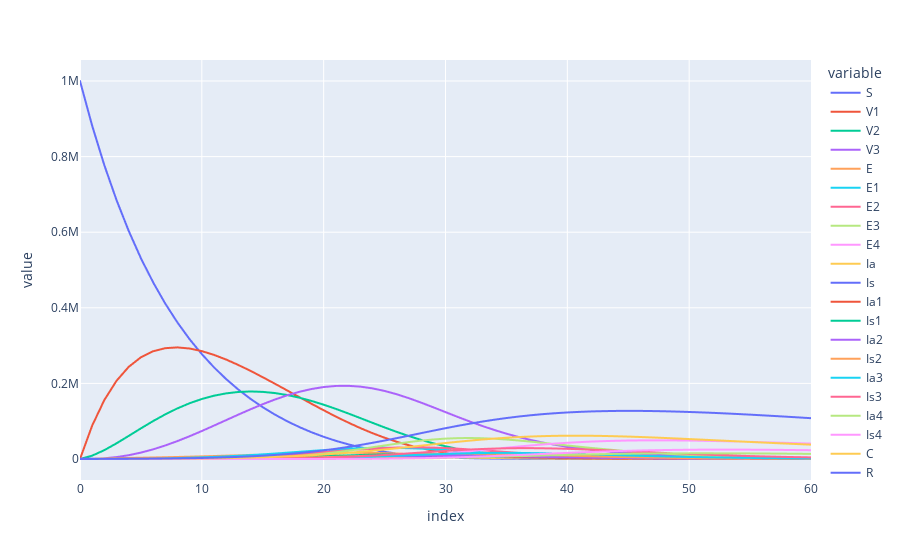

The notebook cell saved with this chart:
### Code cell
#Version3

from summer2 import CompartmentalModel
from summer2.functions.time import get_piecewise_scalar_function

import pandas as pd
pd.options.plotting.backend = "plotly"

# Create a model.
fassster3 = CompartmentalModel(
    times=[0, 60],
    compartments=["S", "V1", "V2", "V3", "E", "E1", "E2", "E3", "E4", "Ia", "Is", "Ia1", "Is1", "Ia2", "Is2", "Ia3", "Is3", "Ia4", "Is4", "C", "R"],
    infectious_compartments=["Ia", "Is", "Ia1", "Is1", "Ia2", "Is2", "Ia3", "Is3", "Ia4", "Is4"],
    timestep=1,
)

# Add people to the model.
fassster3.set_initial_population(distribution={"S": 1000000, "Ia": 100, "Is": 1000})

# Add birth rate (A)
fassster3.add_importation_flow("births", num_imported=12, dest="S", split_imports=True)

# Add universal/natural death rate (mu)
fassster3.add_universal_death_flows("natural_death", death_rate=0.02)

# Add diseased-induced death rate (varepsilon)
fassster3.add_death_flow("infection_death_Is", death_rate=0.01, source="Is") #\varepsilon_I
fassster3.add_death_flow("infection_death_Is1", death_rate=0.02, source="Is1") #\hat\varepsilon_I
fassster3.add_death_flow("infection_death_Is2", death_rate=0.03, source="Is2") #\tilde\hat\varepsilon_I
fassster3.add_death_flow("infection_death_Is4", death_rate=0.04, source="Is4") #\tilde\hat\varepsilon_I
fassster3.add_death_flow("infection_death_C", death_rate=0.05, source="C") #\varepsilon_T

# Add intercompartmental flows.

#vaccination
fassster3.add_transition_flow("vaccination_1stDose", fractional_rate=0.1, source="S", dest="V1") #tv_1
fassster3.add_transition_flow("vaccination_2ndDose", fractional_rate=0.1, source="V1", dest="V2") #tv_2
fassster3.add_transition_flow("vaccination_Booster", fractional_rate=0.1, source="V2", dest="V3") #tv_3
fassster3.add_transition_flow("vaccination_SingleDose", fractional_rate=0.005, source="S", dest="V2") #j

#infection
fassster3.add_infection_frequency_flow(name="infection_S", contact_rate=1.2, source="S", dest="E") #\beta
fassster3.add_infection_frequency_flow(name="infection_V1", contact_rate=1.0, source="V1", dest="E1") #k_1 \beta
fassster3.add_infection_frequency_flow(name="infection_V2", contact_rate=0.8, source="V2", dest="E2") #k_2 \beta
fassster3.add_infection_frequency_flow(name="infection_V3", contact_rate=0.6, source="V3", dest="E3") #k_3 \beta
fassster3.add_infection_frequency_flow(name="infection_R", contact_rate=0.4, source="R", dest="E4") #k_4 \beta

#incubation
fassster3.add_transition_flow("split_asymptomatic_E", fractional_rate=0.1, source="E", dest="Ia") #alpha_a
fassster3.add_transition_flow("split_symptomatic_E", fractional_rate=0.1, source="E", dest="Is") #alpha_s
fassster3.add_transition_flow("split_asymptomatic_E1", fractional_rate=0.1, source="E1", dest="Ia1") #alpha_a,1
fassster3.add_transition_flow("split_symptomatic_E1", fractional_rate=0.1, source="E1", dest="Is1") #alpha_s,1
fassster3.add_transition_flow("split_asymptomatic_E2", fractional_rate=0.1, source="E2", dest="Ia2") #alpha_a,2
fassster3.add_transition_flow("split_symptomatic_E2", fractional_rate=0.1, source="E2", dest="Is2") #alpha_s,2
fassster3.add_transition_flow("split_asymptomatic_E3", fractional_rate=0.1, source="E3", dest="Ia3") #alpha_a,3
fassster3.add_transition_flow("split_symptomatic_E3", fractional_rate=0.1, source="E3", dest="Is3") #alpha_s,3
fassster3.add_transition_flow("split_asymptomatic_E4", fractional_rate=0.1, source="E4", dest="Ia4") #alpha_a,4
fassster3.add_transition_flow("split_symptomatic_E4", fractional_rate=0.1, source="E4", dest="Is4") #alpha_s,4

#transition from presymptomatic to symptomatic
fassster3.add_transition_flow("P_to_S_0", fractional_rate=0.1, source="Ia", dest="Is") #omega
fassster3.add_transition_flow("P_to_S_1", fractional_rate=0.1, source="Ia1", dest="Is1") #omega
fassster3.add_transition_flow("P_to_S_2", fractional_rate=0.1, source="Ia2", dest="Is2") #omega
fassster3.add_transition_flow("P_to_S_3", fractional_rate=0.1, source="Ia3", dest="Is3") #omega
fassster3.add_transition_flow("P_to_S_4", fractional_rate=0.1, source="Ia4", dest="Is4") #omega

#detection
fassster3.add_transition_flow("Ia_to_C", fractional_rate=0.1, source="Ia", dest="C") #delta_a
fassster3.add_transition_flow("Is_to_C", fractional_rate=0.1, source="Is", dest="C") #delta_s
fassster3.add_transition_flow("Ia1_to_C", fractional_rate=0.1, source="Ia1", dest="C") #delta_a,1
fassster3.add_transition_flow("Is1_to_C", fractional_rate=0.1, source="Is1", dest="C") #delta_s,1
fassster3.add_transition_flow("Ia2_to_C", fractional_rate=0.1, source="Ia2", dest="C") #delta_a,2
fassster3.add_transition_flow("Is2_to_C", fractional_rate=0.1, source="Is2", dest="C") #delta_s,2
fassster3.add_transition_flow("Ia3_to_C", fractional_rate=0.1, source="Ia3", dest="C") #delta_a,3
fassster3.add_transition_flow("Is3_to_C", fractional_rate=0.1, source="Is3", dest="C") #delta_s,3
fassster3.add_transition_flow("Ia4_to_C", fractional_rate=0.1, source="Ia4", dest="C") #delta_a,4
fassster3.add_transition_flow("Is4_to_C", fractional_rate=0.1, source="Is4", dest="C") #delta_s,4

#recovery
fassster3.add_transition_flow("recovery_Ia", fractional_rate=0.1, source="Ia", dest="R") #theta_a
fassster3.add_transition_flow("recovery_Is", fractional_rate=0.1, source="Is", dest="R") #theta_s
fassster3.add_transition_flow("recovery_Ia1", fractional_rate=0.1, source="Ia1", dest="R") #theta_a
fassster3.add_transition_flow("recovery_Is1", fractional_rate=0.1, source="Is1", dest="R") #theta_s
fassster3.add_transition_flow("recovery_Ia2", fractional_rate=0.1, source="Ia2", dest="R") #theta_a
fassster3.add_transition_flow("recovery_Is2", fractional_rate=0.1, source="Is2", dest="R") #theta_s
fassster3.add_transition_flow("recovery_Ia3", fractional_rate=0.1, source="Ia3", dest="R") #theta_a
fassster3.add_transition_flow("recovery_Is3", fractional_rate=0.1, source="Is3", dest="R") #theta_s
fassster3.add_transition_flow("recovery_Ia4", fractional_rate=0.1, source="Ia4", dest="R") #theta_a
fassster3.add_transition_flow("recovery_Is4", fractional_rate=0.1, source="Is4", dest="R") #theta_s
fassster3.add_transition_flow("recovery_C", fractional_rate=0.1, source="C", dest="R") #r

# Run the model
fassster3.run()

# Plot the model results.
fassster3.get_outputs_df().plot()

### Figure 1 — Plotly figure (JSON) as saved in the notebook; plotly's stock layout.template omitted (floating-point values rounded to 4 significant figures)
{"data": [{"hovertemplate": "variable=S<br>index=%{x}<br>value=%{y}<extra></extra>", "legendgroup": "S", "line": {"color": "#636efa", "dash": "solid"}, "marker": {"symbol": "circle"}, "mode": "lines", "name": "S", "showlegend": true, "type": "scattergl", "x": [0, 1, 2, 3, 4, 5, 6, 7, 8, 9, 10, 11, 12, 13, 14, 15, 16, 17, 18, 19, 20, 21, 22, 23, 24, 25, 26, 27, 28, 29, 30, 31, 32, 33, 34, 35, 36, 37, 38, 39, 40, 41, 42, 43, 44, 45, 46, 47, 48, 49, 50, 51, 52, 53, 54, 55, 56, 57, 58, 59, 60], "xaxis": "x", "y": [1000000, 881400.0, 776900.0, 684700.0, 603200.0, 531200.0, 467400.0, 411000.0, 361000.0, 316700.0, 277300.0, 242400.0, 211300.0, 183600.0, 159000.0, 137000.0, 117400.0, 100000.0, 84500.0, 70780.0, 58680.0, 48100.0, 38920.0, 31060.0, 24410.0, 18890.0, 14380.0, 10760.0, 7930.0, 5753.0, 4114.0, 2905.0, 2030.0, 1406.0, 968.7, 665.9, 458.4, 317.5, 222.4, 158.6, 116.0, 87.54, 68.61, 56.02, 47.68, 42.17, 38.55, 36.2, 34.7, 33.77, 33.23, 32.95, 32.84, 32.85, 32.93, 33.07, 33.23, 33.42, 33.61, 33.8, 33.99], "yaxis": "y"}, {"hovertemplate": "variable=V1<br>index=%{x}<br>value=%{y}<extra></extra>", "legendgroup": "V1", "line": {"color": "#EF553B", "dash": "solid"}, "marker": {"symbol": "circle"}, "mode": "lines", "name": "V1", "showlegend": true, "type": "scattergl", "x": [0, 1, 2, 3, 4, 5, 6, 7, 8, 9, 10, 11, 12, 13, 14, 15, 16, 17, 18, 19, 20, 21, 22, 23, 24, 25, 26, 27, 28, 29, 30, 31, 32, 33, 34, 35, 36, 37, 38, 39, 40, 41, 42, 43, 44, 45, 46, 47, 48, 49, 50, 51, 52, 53, 54, 55, 56, 57, 58, 59, 60], "xaxis": "x", "y": [0, 88370.0, 156200.0, 207000.0, 243800.0, 269100.0, 285000.0, 293200.0, 295200.0, 292300.0, 285400.0, 275400.0, 263000.0, 248700.0, 233000.0, 216400.0, 199100.0, 181400.0, 163700.0, 146100.0, 128900.0, 112300.0, 96600.0, 81900.0, 68410.0, 56260.0, 45540.0, 36290.0, 28460.0, 22000.0, 16760.0, 12600.0, 9370.0, 6896.0, 5032.0, 3647.0, 2628.0, 1887.0, 1352.0, 967.5, 692.5, 496.3, 356.7, 257.4, 186.7, 136.4, 100.5, 74.98, 56.71, 43.65, 34.3, 27.6, 22.8, 19.36, 16.91, 15.16, 13.93, 13.07, 12.47, 12.07, 11.81], "yaxis": "y"}, {"hovertemplate": "variable=V2<br>index=%{x}<br>value=%{y}<extra></extra>", "legendgroup": "V2", "line": {"color": "#00cc96", "dash": "solid"}, "marker": {"symbol": "circle"}, "mode": "lines", "name": "V2", "showlegend": true, "type": "scattergl", "x": [0, 1, 2, 3, 4, 5, 6, 7, 8, 9, 10, 11, 12, 13, 14, 15, 16, 17, 18, 19, 20, 21, 22, 23, 24, 25, 26, 27, 28, 29, 30, 31, 32, 33, 34, 35, 36, 37, 38, 39, 40, 41, 42, 43, 44, 45, 46, 47, 48, 49, 50, 51, 52, 53, 54, 55, 56, 57, 58, 59, 60], "xaxis": "x", "y": [0, 8842.0, 23460.0, 41490.0, 61150.0, 81070.0, 100300.0, 118100.0, 133900.0, 147500.0, 158700.0, 167500.0, 173600.0, 177300.0, 178600.0, 177600.0, 174400.0, 169300.0, 162300.0, 153700.0, 143700.0, 132600.0, 120700.0, 108300.0, 95830.0, 83520.0, 71700.0, 60630.0, 50530.0, 41520.0, 33660.0, 26950.0, 21350.0, 16740.0, 13020.0, 10050.0, 7711.0, 5891.0, 4484.0, 3405.0, 2581.0, 1955.0, 1481.0, 1122.0, 850.2, 645.3, 490.5, 373.5, 285.0, 218.0, 167.2, 128.6, 99.33, 77.03, 60.04, 47.08, 37.18, 29.62, 23.84, 19.41, 16.03], "yaxis": "y"}, {"hovertemplate": "variable=V3<br>index=%{x}<br>value=%{y}<extra></extra>", "legendgroup": "V3", "line": {"color": "#ab63fa", "dash": "solid"}, "marker": {"symbol": "circle"}, "mode": "lines", "name": "V3", "showlegend": true, "type": "scattergl", "x": [0, 1, 2, 3, 4, 5, 6, 7, 8, 9, 10, 11, 12, 13, 14, 15, 16, 17, 18, 19, 20, 21, 22, 23, 24, 25, 26, 27, 28, 29, 30, 31, 32, 33, 34, 35, 36, 37, 38, 39, 40, 41, 42, 43, 44, 45, 46, 47, 48, 49, 50, 51, 52, 53, 54, 55, 56, 57, 58, 59, 60], "xaxis": "x", "y": [0, 380.0, 1936.0, 5094.0, 10060.0, 16900.0, 25520.0, 35790.0, 47470.0, 60320.0, 74060.0, 88370.0, 102900.0, 117500.0, 131600.0, 145000.0, 157400.0, 168400.0, 177700.0, 185200.0, 190400.0, 193200.0, 193600.0, 191500.0, 186900.0, 180100.0, 171200.0, 160800.0, 149200.0, 136800.0, 124000.0, 111400.0, 99140.0, 87560.0, 76810.0, 67010.0, 58200.0, 50360.0, 43470.0, 37460.0, 32240.0, 27730.0, 23850.0, 20530.0, 17670.0, 15230.0, 13140.0, 11350.0, 9818.0, 8504.0, 7375.0, 6405.0, 5570.0, 4850.0, 4228.0, 3691.0, 3225.0, 2822.0, 2471.0, 2166.0, 1900.0], "yaxis": "y"}, {"hovertemplate": "variable=E<br>index=%{x}<br>value=%{y}<extra></extra>", "legendgroup": "E", "line": {"color": "#FFA15A", "dash": "solid"}, "marker": {"symbol": "circle"}, "mode": "lines", "name": "E", "showlegend": true, "type": "scattergl", "x": [0, 1, 2, 3, 4, 5, 6, 7, 8, 9, 10, 11, 12, 13, 14, 15, 16, 17, 18, 19, 20, 21, 22, 23, 24, 25, 26, 27, 28, 29, 30, 31, 32, 33, 34, 35, 36, 37, 38, 39, 40, 41, 42, 43, 44, 45, 46, 47, 48, 49, 50, 51, 52, 53, 54, 55, 56, 57, 58, 59, 60], "xaxis": "x", "y": [0, 1029.0, 1726.0, 2298.0, 2842.0, 3403.0, 4004.0, 4657.0, 5369.0, 6141.0, 6975.0, 7867.0, 8811.0, 9796.0, 10810.0, 11830.0, 12830.0, 13780.0, 14650.0, 15390.0, 15970.0, 16350.0, 16500.0, 16390.0, 16020.0, 15400.0, 14560.0, 13530.0, 12360.0, 11120.0, 9851.0, 8608.0, 7427.0, 6338.0, 5356.0, 4489.0, 3737.0, 3092.0, 2547.0, 2091.0, 1712.0, 1398.0, 1141.0, 931.0, 759.5, 620.2, 507.2, 415.7, 341.8, 282.0, 233.8, 195.0, 163.6, 138.4, 118.1, 101.7, 88.53, 77.91, 69.37, 62.48, 56.94], "yaxis": "y"}, {"hovertemplate": "variable=E1<br>index=%{x}<br>value=%{y}<extra></extra>", "legendgroup": "E1", "line": {"color": "#19d3f3", "dash": "solid"}, "marker": {"symbol": "circle"}, "mode": "lines", "name": "E1", "showlegend": true, "type": "scattergl", "x": [0, 1, 2, 3, 4, 5, 6, 7, 8, 9, 10, 11, 12, 13, 14, 15, 16, 17, 18, 19, 20, 21, 22, 23, 24, 25, 26, 27, 28, 29, 30, 31, 32, 33, 34, 35, 36, 37, 38, 39, 40, 41, 42, 43, 44, 45, 46, 47, 48, 49, 50, 51, 52, 53, 54, 55, 56, 57, 58, 59, 60], "xaxis": "x", "y": [0, 42.85, 148.4, 312.4, 546.8, 867.5, 1291.0, 1836.0, 2518.0, 3354.0, 4361.0, 5553.0, 6939.0, 8526.0, 10310.0, 12280.0, 14420.0, 16670.0, 18990.0, 21310.0, 23530.0, 25560.0, 27290.0, 28630.0, 29480.0, 29790.0, 29530.0, 28720.0, 27420.0, 25700.0, 23680.0, 21460.0, 19160.0, 16870.0, 14680.0, 12630.0, 10760.0, 9089.0, 7623.0, 6355.0, 5269.0, 4350.0, 3577.0, 2932.0, 2397.0, 1956.0, 1592.0, 1295.0, 1051.0, 853.2, 691.9, 560.9, 454.7, 368.7, 299.1, 242.8, 197.4, 160.7, 131.1, 107.3, 88.1], "yaxis": "y"}, {"hovertemplate": "variable=E2<br>index=%{x}<br>value=%{y}<extra></extra>", "legendgroup": "E2", "line": {"color": "#FF6692", "dash": "solid"}, "marker": {"symbol": "circle"}, "mode": "lines", "name": "E2", "showlegend": true, "type": "scattergl", "x": [0, 1, 2, 3, 4, 5, 6, 7, 8, 9, 10, 11, 12, 13, 14, 15, 16, 17, 18, 19, 20, 21, 22, 23, 24, 25, 26, 27, 28, 29, 30, 31, 32, 33, 34, 35, 36, 37, 38, 39, 40, 41, 42, 43, 44, 45, 46, 47, 48, 49, 50, 51, 52, 53, 54, 55, 56, 57, 58, 59, 60], "xaxis": "x", "y": [0, 2.859, 14.03, 38.81, 85.19, 163.8, 288.1, 473.8, 739.6, 1107.0, 1599.0, 2242.0, 3062.0, 4086.0, 5336.0, 6832.0, 8582.0, 10590.0, 12820.0, 15250.0, 17820.0, 20440.0, 22990.0, 25380.0, 27450.0, 29110.0, 30250.0, 30800.0, 30730.0, 30080.0, 28890.0, 27270.0, 25300.0, 23120.0, 20830.0, 18530.0, 16290.0, 14180.0, 12220.0, 10460.0, 8883.0, 7500.0, 6297.0, 5263.0, 4381.0, 3634.0, 3005.0, 2478.0, 2038.0, 1673.0, 1371.0, 1122.0, 917.0, 748.4, 610.3, 497.2, 404.8, 329.4, 268.0, 217.9, 177.2], "yaxis": "y"}, {"hovertemplate": "variable=E3<br>index=%{x}<br>value=%{y}<extra></extra>", "legendgroup": "E3", "line": {"color": "#B6E880", "dash": "solid"}, "marker": {"symbol": "circle"}, "mode": "lines", "name": "E3", "showlegend": true, "type": "scattergl", "x": [0, 1, 2, 3, 4, 5, 6, 7, 8, 9, 10, 11, 12, 13, 14, 15, 16, 17, 18, 19, 20, 21, 22, 23, 24, 25, 26, 27, 28, 29, 30, 31, 32, 33, 34, 35, 36, 37, 38, 39, 40, 41, 42, 43, 44, 45, 46, 47, 48, 49, 50, 51, 52, 53, 54, 55, 56, 57, 58, 59, 60], "xaxis": "x", "y": [0, 0.06594, 0.6404, 2.699, 8.1, 20.04, 43.54, 86.1, 158.3, 274.9, 455.2, 724.4, 1114.0, 1663.0, 2418.0, 3429.0, 4755.0, 6453.0, 8579.0, 11180.0, 14270.0, 17860.0, 21920.0, 26350.0, 31040.0, 35820.0, 40480.0, 44820.0, 48620.0, 51700.0, 53930.0, 55220.0, 55570.0, 55000.0, 53630.0, 51560.0, 48940.0, 45920.0, 42650.0, 39240.0, 35800.0, 32430.0, 29190.0, 26120.0, 23260.0, 20630.0, 18220.0, 16050.0, 14090.0, 12340.0, 10790.0, 9418.0, 8209.0, 7147.0, 6217.0, 5404.0, 4696.0, 4079.0, 3542.0, 3076.0, 2672.0], "yaxis": "y"}, {"hovertemplate": "variable=E4<br>index=%{x}<br>value=%{y}<extra></extra>", "legendgroup": "E4", "line": {"color": "#FF97FF", "dash": "solid"}, "marker": {"symbol": "circle"}, "mode": "lines", "name": "E4", "showlegend": true, "type": "scattergl", "x": [0, 1, 2, 3, 4, 5, 6, 7, 8, 9, 10, 11, 12, 13, 14, 15, 16, 17, 18, 19, 20, 21, 22, 23, 24, 25, 26, 27, 28, 29, 30, 31, 32, 33, 34, 35, 36, 37, 38, 39, 40, 41, 42, 43, 44, 45, 46, 47, 48, 49, 50, 51, 52, 53, 54, 55, 56, 57, 58, 59, 60], "xaxis": "x", "y": [0, 0.01974, 0.07428, 0.1763, 0.3598, 0.6847, 1.25, 2.216, 3.839, 6.525, 10.91, 17.96, 29.17, 46.75, 73.97, 115.5, 178.2, 271.2, 407.3, 603.0, 879.8, 1264.0, 1786.0, 2482.0, 3387.0, 4538.0, 5966.0, 7694.0, 9729.0, 12070.0, 14680.0, 17520.0, 20550.0, 23680.0, 26840.0, 29970.0, 32990.0, 35830.0, 38450.0, 40810.0, 42890.0, 44670.0, 46140.0, 47310.0, 48210.0, 48830.0, 49210.0, 49360.0, 49320.0, 49110.0, 48740.0, 48240.0, 47640.0, 46940.0, 46170.0, 45350.0, 44480.0, 43570.0, 42640.0, 41690.0, 40740.0], "yaxis": "y"}, {"hovertemplate": "variable=Ia<br>index=%{x}<br>value=%{y}<extra></extra>", "legendgroup": "Ia", "line": {"color": "#FECB52", "dash": "solid"}, "marker": {"symbol": "circle"}, "mode": "lines", "name": "Ia", "showlegend": true, "type": "scattergl", "x": [0, 1, 2, 3, 4, 5, 6, 7, 8, 9, 10, 11, 12, 13, 14, 15, 16, 17, 18, 19, 20, 21, 22, 23, 24, 25, 26, 27, 28, 29, 30, 31, 32, 33, 34, 35, 36, 37, 38, 39, 40, 41, 42, 43, 44, 45, 46, 47, 48, 49, 50, 51, 52, 53, 54, 55, 56, 57, 58, 59, 60], "xaxis": "x", "y": [100, 122.5, 209.9, 326.3, 458.1, 601.0, 754.4, 919.5, 1098.0, 1291.0, 1500.0, 1726.0, 1969.0, 2228.0, 2502.0, 2787.0, 3082.0, 3379.0, 3673.0, 3955.0, 4216.0, 4447.0, 4637.0, 4776.0, 4856.0, 4871.0, 4818.0, 4699.0, 4518.0, 4283.0, 4005.0, 3695.0, 3366.0, 3030.0, 2697.0, 2377.0, 2076.0, 1797.0, 1544.0, 1318.0, 1119.0, 944.2, 793.4, 664.0, 553.9, 460.7, 382.4, 316.8, 262.2, 216.8, 179.4, 148.4, 123.0, 102.2, 85.08, 71.12, 59.73, 50.46, 42.91, 36.77, 31.79], "yaxis": "y"}, {"hovertemplate": "variable=Is<br>index=%{x}<br>value=%{y}<extra></extra>", "legendgroup": "Is", "line": {"color": "#636efa", "dash": "solid"}, "marker": {"symbol": "circle"}, "mode": "lines", "name": "Is", "showlegend": true, "type": "scattergl", "x": [0, 1, 2, 3, 4, 5, 6, 7, 8, 9, 10, 11, 12, 13, 14, 15, 16, 17, 18, 19, 20, 21, 22, 23, 24, 25, 26, 27, 28, 29, 30, 31, 32, 33, 34, 35, 36, 37, 38, 39, 40, 41, 42, 43, 44, 45, 46, 47, 48, 49, 50, 51, 52, 53, 54, 55, 56, 57, 58, 59, 60], "xaxis": "x", "y": [1000, 839.1, 792.7, 820.7, 902.4, 1027.0, 1188.0, 1384.0, 1612.0, 1871.0, 2162.0, 2485.0, 2838.0, 3221.0, 3632.0, 4066.0, 4520.0, 4985.0, 5455.0, 5918.0, 6361.0, 6770.0, 7130.0, 7426.0, 7645.0, 7776.0, 7810.0, 7746.0, 7584.0, 7333.0, 7003.0, 6608.0, 6165.0, 5690.0, 5198.0, 4705.0, 4223.0, 3759.0, 3323.0, 2918.0, 2546.0, 2210.0, 1909.0, 1642.0, 1407.0, 1201.0, 1022.0, 866.9, 733.8, 620.0, 522.9, 440.5, 370.7, 311.9, 262.4, 220.9, 186.1, 157.1, 133.0, 112.9, 96.19], "yaxis": "y"}, {"hovertemplate": "variable=Ia1<br>index=%{x}<br>value=%{y}<extra></extra>", "legendgroup": "Ia1", "line": {"color": "#EF553B", "dash": "solid"}, "marker": {"symbol": "circle"}, "mode": "lines", "name": "Ia1", "showlegend": true, "type": "scattergl", "x": [0, 1, 2, 3, 4, 5, 6, 7, 8, 9, 10, 11, 12, 13, 14, 15, 16, 17, 18, 19, 20, 21, 22, 23, 24, 25, 26, 27, 28, 29, 30, 31, 32, 33, 34, 35, 36, 37, 38, 39, 40, 41, 42, 43, 44, 45, 46, 47, 48, 49, 50, 51, 52, 53, 54, 55, 56, 57, 58, 59, 60], "xaxis": "x", "y": [0, 1.391, 9.037, 26.2, 55.77, 101.1, 165.9, 254.6, 371.7, 521.9, 710.2, 941.2, 1220.0, 1550.0, 1934.0, 2374.0, 2870.0, 3419.0, 4014.0, 4645.0, 5298.0, 5954.0, 6592.0, 7186.0, 7710.0, 8139.0, 8452.0, 8632.0, 8670.0, 8568.0, 8331.0, 7977.0, 7526.0, 7001.0, 6428.0, 5830.0, 5228.0, 4640.0, 4080.0, 3557.0, 3076.0, 2642.0, 2255.0, 1914.0, 1616.0, 1358.0, 1137.0, 947.7, 787.7, 652.7, 539.5, 444.9, 366.1, 300.7, 246.7, 202.1, 165.4, 135.3, 110.6, 90.44, 73.96], "yaxis": "y"}, {"hovertemplate": "variable=Is1<br>index=%{x}<br>value=%{y}<extra></extra>", "legendgroup": "Is1", "line": {"color": "#00cc96", "dash": "solid"}, "marker": {"symbol": "circle"}, "mode": "lines", "name": "Is1", "showlegend": true, "type": "scattergl", "x": [0, 1, 2, 3, 4, 5, 6, 7, 8, 9, 10, 11, 12, 13, 14, 15, 16, 17, 18, 19, 20, 21, 22, 23, 24, 25, 26, 27, 28, 29, 30, 31, 32, 33, 34, 35, 36, 37, 38, 39, 40, 41, 42, 43, 44, 45, 46, 47, 48, 49, 50, 51, 52, 53, 54, 55, 56, 57, 58, 59, 60], "xaxis": "x", "y": [0, 1.45, 9.79, 29.36, 64.31, 119.4, 200.3, 312.9, 464.2, 661.2, 911.4, 1222.0, 1601.0, 2055.0, 2590.0, 3210.0, 3917.0, 4708.0, 5578.0, 6516.0, 7505.0, 8521.0, 9537.0, 10520.0, 11430.0, 12230.0, 12890.0, 13370.0, 13670.0, 13760.0, 13640.0, 13340.0, 12870.0, 12250.0, 11530.0, 10720.0, 9868.0, 8994.0, 8124.0, 7278.0, 6471.0, 5714.0, 5014.0, 4374.0, 3796.0, 3278.0, 2819.0, 2414.0, 2059.0, 1750.0, 1483.0, 1254.0, 1056.0, 888.2, 745.1, 623.7, 521.2, 434.9, 362.3, 301.4, 250.6], "yaxis": "y"}, {"hovertemplate": "variable=Ia2<br>index=%{x}<br>value=%{y}<extra></extra>", "legendgroup": "Ia2", "line": {"color": "#ab63fa", "dash": "solid"}, "marker": {"symbol": "circle"}, "mode": "lines", "name": "Ia2", "showlegend": true, "type": "scattergl", "x": [0, 1, 2, 3, 4, 5, 6, 7, 8, 9, 10, 11, 12, 13, 14, 15, 16, 17, 18, 19, 20, 21, 22, 23, 24, 25, 26, 27, 28, 29, 30, 31, 32, 33, 34, 35, 36, 37, 38, 39, 40, 41, 42, 43, 44, 45, 46, 47, 48, 49, 50, 51, 52, 53, 54, 55, 56, 57, 58, 59, 60], "xaxis": "x", "y": [0, 0.08353, 0.7333, 2.728, 7.203, 15.79, 30.71, 54.82, 91.69, 145.6, 221.7, 325.6, 463.9, 643.5, 871.6, 1155.0, 1501.0, 1913.0, 2394.0, 2944.0, 3558.0, 4227.0, 4934.0, 5660.0, 6378.0, 7059.0, 7672.0, 8188.0, 8583.0, 8837.0, 8942.0, 8895.0, 8706.0, 8390.0, 7968.0, 7465.0, 6904.0, 6311.0, 5707.0, 5109.0, 4533.0, 3988.0, 3482.0, 3020.0, 2602.0, 2230.0, 1901.0, 1613.0, 1363.0, 1147.0, 962.3, 804.6, 670.8, 557.7, 462.6, 382.9, 316.3, 260.8, 214.7, 176.5, 144.9], "yaxis": "y"}, {"hovertemplate": "variable=Is2<br>index=%{x}<br>value=%{y}<extra></extra>", "legendgroup": "Is2", "line": {"color": "#FFA15A", "dash": "solid"}, "marker": {"symbol": "circle"}, "mode": "lines", "name": "Is2", "showlegend": true, "type": "scattergl", "x": [0, 1, 2, 3, 4, 5, 6, 7, 8, 9, 10, 11, 12, 13, 14, 15, 16, 17, 18, 19, 20, 21, 22, 23, 24, 25, 26, 27, 28, 29, 30, 31, 32, 33, 34, 35, 36, 37, 38, 39, 40, 41, 42, 43, 44, 45, 46, 47, 48, 49, 50, 51, 52, 53, 54, 55, 56, 57, 58, 59, 60], "xaxis": "x", "y": [0, 0.08685, 0.7881, 3.014, 8.147, 18.22, 36.05, 65.35, 110.8, 178.3, 274.7, 408.0, 587.4, 823.0, 1125.0, 1505.0, 1973.0, 2538.0, 3205.0, 3978.0, 4854.0, 5823.0, 6868.0, 7965.0, 9081.0, 10180.0, 11210.0, 12140.0, 12930.0, 13530.0, 13940.0, 14130.0, 14110.0, 13880.0, 13480.0, 12910.0, 12230.0, 11450.0, 10610.0, 9740.0, 8862.0, 7998.0, 7165.0, 6375.0, 5636.0, 4955.0, 4332.0, 3770.0, 3265.0, 2816.0, 2420.0, 2072.0, 1768.0, 1504.0, 1276.0, 1079.0, 910.9, 767.0, 644.5, 540.4, 452.3], "yaxis": "y"}, {"hovertemplate": "variable=Ia3<br>index=%{x}<br>value=%{y}<extra></extra>", "legendgroup": "Ia3", "line": {"color": "#19d3f3", "dash": "solid"}, "marker": {"symbol": "circle"}, "mode": "lines", "name": "Ia3", "showlegend": true, "type": "scattergl", "x": [0, 1, 2, 3, 4, 5, 6, 7, 8, 9, 10, 11, 12, 13, 14, 15, 16, 17, 18, 19, 20, 21, 22, 23, 24, 25, 26, 27, 28, 29, 30, 31, 32, 33, 34, 35, 36, 37, 38, 39, 40, 41, 42, 43, 44, 45, 46, 47, 48, 49, 50, 51, 52, 53, 54, 55, 56, 57, 58, 59, 60], "xaxis": "x", "y": [0, 0.001499, 0.02636, 0.1509, 0.5507, 1.569, 3.808, 8.24, 16.35, 30.3, 53.11, 88.91, 143.1, 222.8, 336.5, 494.8, 710.1, 996.2, 1368.0, 1841.0, 2429.0, 3144.0, 3991.0, 4972.0, 6075.0, 7283.0, 8566.0, 9883.0, 11190.0, 12430.0, 13560.0, 14520.0, 15290.0, 15840.0, 16150.0, 16230.0, 16080.0, 15730.0, 15210.0, 14540.0, 13760.0, 12900.0, 12000.0, 11070.0, 10140.0, 9237.0, 8363.0, 7532.0, 6753.0, 6029.0, 5363.0, 4755.0, 4203.0, 3706.0, 3260.0, 2862.0, 2508.0, 2194.0, 1918.0, 1674.0, 1460.0], "yaxis": "y"}, {"hovertemplate": "variable=Is3<br>index=%{x}<br>value=%{y}<extra></extra>", "legendgroup": "Is3", "line": {"color": "#FF6692", "dash": "solid"}, "marker": {"symbol": "circle"}, "mode": "lines", "name": "Is3", "showlegend": true, "type": "scattergl", "x": [0, 1, 2, 3, 4, 5, 6, 7, 8, 9, 10, 11, 12, 13, 14, 15, 16, 17, 18, 19, 20, 21, 22, 23, 24, 25, 26, 27, 28, 29, 30, 31, 32, 33, 34, 35, 36, 37, 38, 39, 40, 41, 42, 43, 44, 45, 46, 47, 48, 49, 50, 51, 52, 53, 54, 55, 56, 57, 58, 59, 60], "xaxis": "x", "y": [0, 0.001556, 0.02826, 0.1663, 0.6213, 1.807, 4.464, 9.821, 19.78, 37.18, 66.04, 111.9, 182.3, 286.8, 437.9, 650.6, 943.0, 1336.0, 1853.0, 2518.0, 3356.0, 4388.0, 5631.0, 7094.0, 8772.0, 10650.0, 12690.0, 14860.0, 17070.0, 19280.0, 21390.0, 23340.0, 25050.0, 26470.0, 27560.0, 28300.0, 28670.0, 28690.0, 28390.0, 27790.0, 26930.0, 25860.0, 24630.0, 23280.0, 21840.0, 20360.0, 18870.0, 17380.0, 15940.0, 14550.0, 13220.0, 11960.0, 10790.0, 9699.0, 8692.0, 7769.0, 6926.0, 6161.0, 5469.0, 4845.0, 4285.0], "yaxis": "y"}, {"hovertemplate": "variable=Ia4<br>index=%{x}<br>value=%{y}<extra></extra>", "legendgroup": "Ia4", "line": {"color": "#B6E880", "dash": "solid"}, "marker": {"symbol": "circle"}, "mode": "lines", "name": "Ia4", "showlegend": true, "type": "scattergl", "x": [0, 1, 2, 3, 4, 5, 6, 7, 8, 9, 10, 11, 12, 13, 14, 15, 16, 17, 18, 19, 20, 21, 22, 23, 24, 25, 26, 27, 28, 29, 30, 31, 32, 33, 34, 35, 36, 37, 38, 39, 40, 41, 42, 43, 44, 45, 46, 47, 48, 49, 50, 51, 52, 53, 54, 55, 56, 57, 58, 59, 60], "xaxis": "x", "y": [0, 0.0006319, 0.004341, 0.01368, 0.03253, 0.06776, 0.1311, 0.242, 0.4326, 0.7542, 1.289, 2.164, 3.577, 5.831, 9.378, 14.89, 23.34, 36.14, 55.22, 83.28, 123.9, 181.7, 262.5, 373.4, 522.7, 719.4, 973.1, 1293.0, 1687.0, 2161.0, 2717.0, 3356.0, 4072.0, 4856.0, 5695.0, 6574.0, 7476.0, 8381.0, 9272.0, 10130.0, 10950.0, 11700.0, 12390.0, 13000.0, 13530.0, 13980.0, 14350.0, 14640.0, 14850.0, 15000.0, 15080.0, 15100.0, 15070.0, 14990.0, 14870.0, 14710.0, 14520.0, 14310.0, 14080.0, 13830.0, 13570.0], "yaxis": "y"}, {"hovertemplate": "variable=Is4<br>index=%{x}<br>value=%{y}<extra></extra>", "legendgroup": "Is4", "line": {"color": "#FF97FF", "dash": "solid"}, "marker": {"symbol": "circle"}, "mode": "lines", "name": "Is4", "showlegend": true, "type": "scattergl", "x": [0, 1, 2, 3, 4, 5, 6, 7, 8, 9, 10, 11, 12, 13, 14, 15, 16, 17, 18, 19, 20, 21, 22, 23, 24, 25, 26, 27, 28, 29, 30, 31, 32, 33, 34, 35, 36, 37, 38, 39, 40, 41, 42, 43, 44, 45, 46, 47, 48, 49, 50, 51, 52, 53, 54, 55, 56, 57, 58, 59, 60], "xaxis": "x", "y": [0, 0.0006585, 0.004694, 0.01524, 0.03714, 0.07873, 0.1543, 0.2878, 0.5183, 0.9092, 1.561, 2.633, 4.37, 7.15, 11.54, 18.39, 28.93, 44.93, 68.91, 104.3, 155.8, 229.4, 333.0, 476.1, 670.0, 927.5, 1262.0, 1689.0, 2219.0, 2865.0, 3634.0, 4528.0, 5544.0, 6676.0, 7908.0, 9223.0, 10600.0, 12010.0, 13430.0, 14830.0, 16190.0, 17490.0, 18710.0, 19840.0, 20850.0, 21760.0, 22540.0, 23200.0, 23740.0, 24170.0, 24480.0, 24690.0, 24810.0, 24830.0, 24780.0, 24650.0, 24470.0, 24220.0, 23930.0, 23600.0, 23240.0], "yaxis": "y"}, {"hovertemplate": "variable=C<br>index=%{x}<br>value=%{y}<extra></extra>", "legendgroup": "C", "line": {"color": "#FECB52", "dash": "solid"}, "marker": {"symbol": "circle"}, "mode": "lines", "name": "C", "showlegend": true, "type": "scattergl", "x": [0, 1, 2, 3, 4, 5, 6, 7, 8, 9, 10, 11, 12, 13, 14, 15, 16, 17, 18, 19, 20, 21, 22, 23, 24, 25, 26, 27, 28, 29, 30, 31, 32, 33, 34, 35, 36, 37, 38, 39, 40, 41, 42, 43, 44, 45, 46, 47, 48, 49, 50, 51, 52, 53, 54, 55, 56, 57, 58, 59, 60], "xaxis": "x", "y": [0, 93.79, 171.9, 251.0, 341.2, 450.4, 585.6, 754.2, 964.2, 1225.0, 1548.0, 1946.0, 2432.0, 3024.0, 3740.0, 4599.0, 5623.0, 6833.0, 8251.0, 9897.0, 11790.0, 13930.0, 16340.0, 19010.0, 21920.0, 25050.0, 28360.0, 31790.0, 35300.0, 38810.0, 42240.0, 45540.0, 48640.0, 51470.0, 54000.0, 56190.0, 58010.0, 59450.0, 60530.0, 61240.0, 61600.0, 61650.0, 61410.0, 60910.0, 60180.0, 59260.0, 58180.0, 56960.0, 55640.0, 54230.0, 52760.0, 51260.0, 49720.0, 48190.0, 46650.0, 45130.0, 43630.0, 42160.0, 40720.0, 39320.0, 37970.0], "yaxis": "y"}, {"hovertemplate": "variable=R<br>index=%{x}<br>value=%{y}<extra></extra>", "legendgroup": "R", "line": {"color": "#636efa", "dash": "solid"}, "marker": {"symbol": "circle"}, "mode": "lines", "name": "R", "showlegend": true, "type": "scattergl", "x": [0, 1, 2, 3, 4, 5, 6, 7, 8, 9, 10, 11, 12, 13, 14, 15, 16, 17, 18, 19, 20, 21, 22, 23, 24, 25, 26, 27, 28, 29, 30, 31, 32, 33, 34, 35, 36, 37, 38, 39, 40, 41, 42, 43, 44, 45, 46, 47, 48, 49, 50, 51, 52, 53, 54, 55, 56, 57, 58, 59, 60], "xaxis": "x", "y": [0, 105.0, 213.2, 339.4, 494.8, 690.3, 937.4, 1250.0, 1642.0, 2135.0, 2748.0, 3508.0, 4444.0, 5590.0, 6983.0, 8664.0, 10670.0, 13060.0, 15860.0, 19110.0, 22850.0, 27090.0, 31840.0, 37070.0, 42750.0, 48810.0, 55180.0, 61740.0, 68380.0, 74990.0, 81440.0, 87640.0, 93490.0, 98930.0, 103900.0, 108400.0, 112300.0, 115800.0, 118700.0, 121100.0, 123100.0, 124700.0, 125900.0, 126700.0, 127200.0, 127300.0, 127200.0, 126800.0, 126200.0, 125400.0, 124500.0, 123300.0, 122000.0, 120600.0, 119000.0, 117400.0, 115600.0, 113800.0, 111900.0, 110000.0, 108000.0], "yaxis": "y"}], "layout": {"legend": {"title": {"text": "variable"}, "tracegroupgap": 0}, "margin": {"t": 60}, "xaxis": {"anchor": "y", "domain": [0, 1], "title": {"text": "index"}}, "yaxis": {"anchor": "x", "domain": [0, 1], "title": {"text": "value"}}}}
